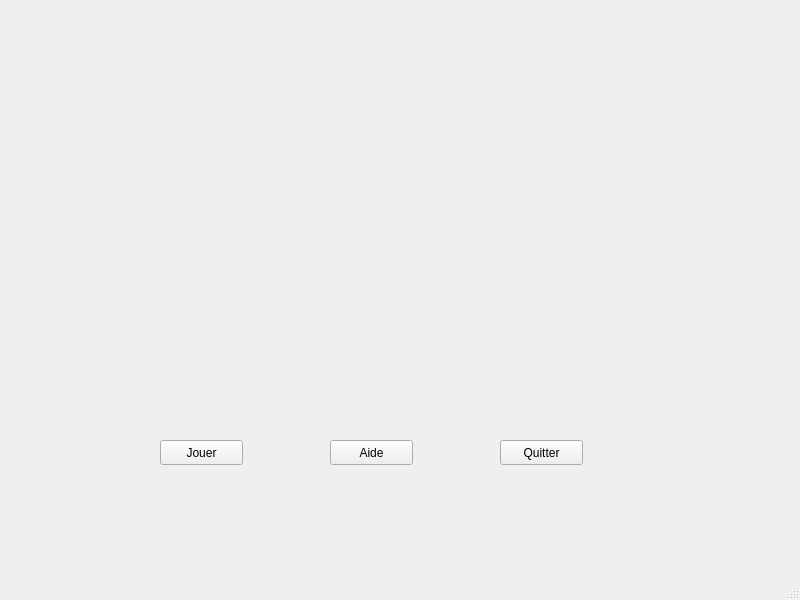
<?xml version="1.0" encoding="UTF-8"?>
<ui version="4.0">
 <class>Debut</class>
 <widget class="QMainWindow" name="Debut">
  <property name="geometry">
   <rect>
    <x>0</x>
    <y>0</y>
    <width>800</width>
    <height>600</height>
   </rect>
  </property>
  <property name="windowTitle">
   <string>Debut</string>
  </property>
  <widget class="QWidget" name="centralwidget">
   <widget class="QPushButton" name="Jouer">
    <property name="geometry">
     <rect>
      <x>160</x>
      <y>440</y>
      <width>83</width>
      <height>25</height>
     </rect>
    </property>
    <property name="text">
     <string>Jouer</string>
    </property>
   </widget>
   <widget class="QPushButton" name="Quitter">
    <property name="geometry">
     <rect>
      <x>500</x>
      <y>440</y>
      <width>83</width>
      <height>25</height>
     </rect>
    </property>
    <property name="text">
     <string>Quitter</string>
    </property>
   </widget>
   <widget class="QPushButton" name="Aide">
    <property name="geometry">
     <rect>
      <x>330</x>
      <y>440</y>
      <width>83</width>
      <height>25</height>
     </rect>
    </property>
    <property name="text">
     <string>Aide</string>
    </property>
   </widget>
  </widget>
  <widget class="QMenuBar" name="menubar">
   <property name="geometry">
    <rect>
     <x>0</x>
     <y>0</y>
     <width>800</width>
     <height>22</height>
    </rect>
   </property>
  </widget>
  <widget class="QStatusBar" name="statusbar"/>
 </widget>
 <resources/>
 <connections/>
</ui>
